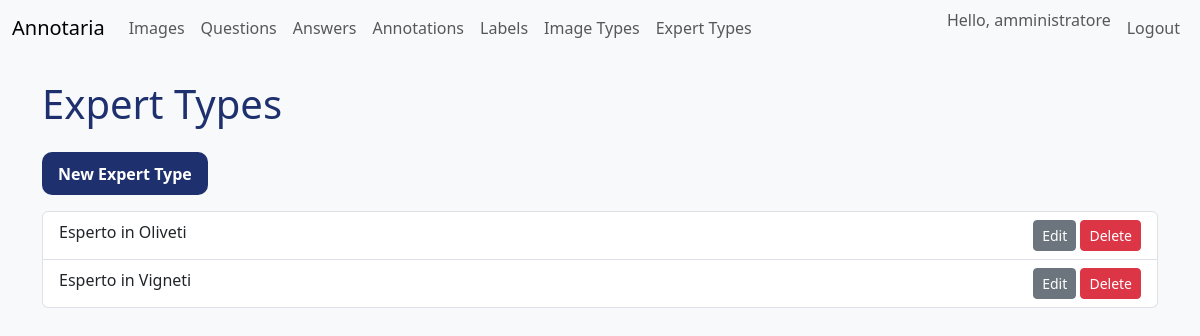
Before: /ui/expert-types (signed in) with the older database file.
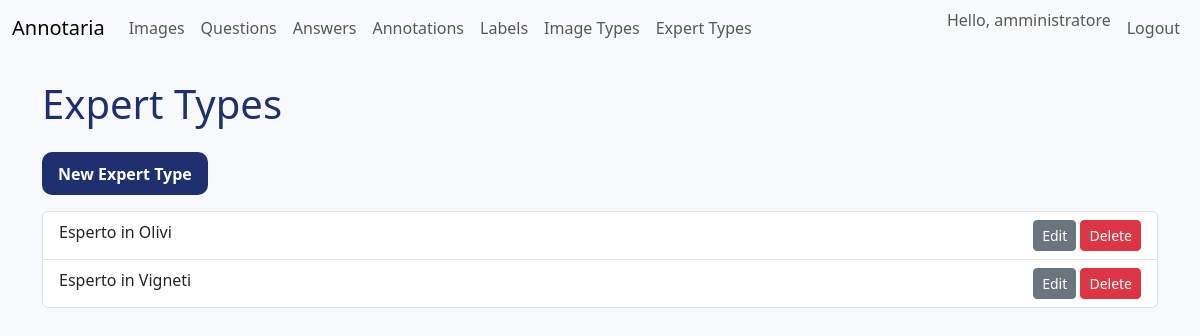
After: the same page with the newer database file.
### models.py (models this page shows)
class ExpertType(Base):
    __tablename__ = "expert_types"
    id = Column(Integer, primary_key=True, index=True)
    name = Column(String, unique=True, nullable=False)
    users = relationship("User", secondary=user_expert_types, back_populates="expert_types")
    image_types = relationship(
        "ImageType", secondary=expert_type_image_types, back_populates="expert_types"
    )

### routers/ui.py (the view)
@router.get(
    "/expert-types",
    response_class=HTMLResponse,
)
def list_expert_types(
    request: Request,
    user: UserModel = Depends(require_admin),
    db: Session = Depends(get_db),
):
    types = db.query(ExpertTypeModel).all()
    return templates.TemplateResponse(
        "expert_types.html", {"request": request, "types": types, "user": user}
    )

### templates/expert_types.html (shortened to what this page needs)
{% extends "base.html" %}
{% block content %}
<h1>Expert Types</h1>
<a href="/ui/expert-types/create" class="btn btn-primary mb-3">New Expert Type</a>
<ul class="list-group">
{% for t in types %}
<li class="list-group-item d-flex justify-content-between">
    <span>
        {{ t.name }}
    </span>
    <span>
        <a href="/ui/expert-types/{{ t.id }}/edit" class="btn btn-sm btn-secondary">Edit</a>
        <form method="post" action="/ui/expert-types/{{ t.id }}/delete" class="d-inline">
            <button type="submit" class="btn btn-sm btn-danger">Delete</button>
        </form>
    </span>
</li>
{% endfor %}
</ul>
{% endblock %}

Changed rows visible on the page:
changed ExpertType: name "Esperto in Oliveti" → "Esperto in Olivi"
